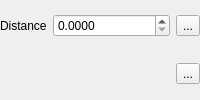
                       <widget class="QFrame" name="mPlacementDistanceFrame">
                        <property name="minimumSize">
                         <size>
                          <width>0</width>
                          <height>0</height>
                         </size>
                        </property>
                        <property name="frameShape">
                         <enum>QFrame::NoFrame</enum>
                        </property>
                        <property name="frameShadow">
                         <enum>QFrame::Raised</enum>
                        </property>
                        <layout class="QGridLayout" name="gridLayout_27">
                         <property name="leftMargin">
                          <number>0</number>
                         </property>
                         <property name="topMargin">
                          <number>0</number>
                         </property>
                         <property name="rightMargin">
                          <number>0</number>
                         </property>
                         <property name="bottomMargin">
                          <number>0</number>
                         </property>
                         <property name="verticalSpacing">
                          <number>12</number>
                         </property>
                         <item row="0" column="1">
                          <widget class="QgsDoubleSpinBox" name="mLineDistanceSpnBx">
                           <property name="decimals">
                            <number>4</number>
                           </property>
                           <property name="maximum">
                            <double>999999999.000000000000000</double>
                           </property>
                           <property name="singleStep">
                            <double>0.100000000000000</double>
                           </property>
                          </widget>
                         </item>
                         <item row="0" column="0">
                          <widget class="QLabel" name="label_26">
                           <property name="sizePolicy">
                            <sizepolicy hsizetype="Maximum" vsizetype="Preferred">
                             <horstretch>0</horstretch>
                             <verstretch>0</verstretch>
                            </sizepolicy>
                           </property>
                           <property name="text">
                            <string>Distance</string>
                           </property>
                           <property name="alignment">
                            <set>Qt::AlignLeading|Qt::AlignLeft|Qt::AlignVCenter</set>
                           </property>
                          </widget>
                         </item>
                         <item row="0" column="2">
                          <widget class="QgsDataDefinedButton" name="mLineDistanceDDBtn">
                           <property name="text">
                            <string>...</string>
                           </property>
                          </widget>
                         </item>
                         <item row="1" column="2">
                          <widget class="QgsDataDefinedButton" name="mLineDistanceUnitDDBtn">
                           <property name="text">
                            <string>...</string>
                           </property>
                          </widget>
                         </item>
                         <item row="1" column="1">
                          <widget class="QgsUnitSelectionWidget" name="mLineDistanceUnitWidget" native="true"/>
                         </item>
                        </layout>
                       </widget>
